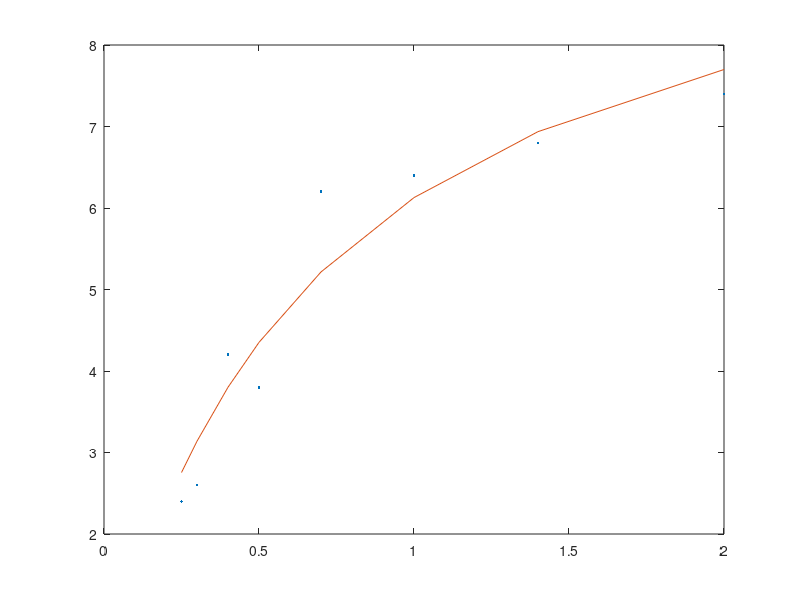

The MATLAB source for this figure:
% concentration of substract:
s = [0.25 	0.30 	0.40 	0.50 	0.70 	1.00 	1.40 	2.00]';
% production velocity:
v = [2.4 	2.6 	4.2 	3.8 	6.2 	6.4 	6.8 	7.4]';

X = 1. ./ s;
Y = -1. ./ v;
A=[X,Y];
b = -1*ones(size(X));
x = A \ b;
Km = x(1);
a = x(2);


function err = michalis(T, X, Y)
  v_pred = (T(1) * X) ./ (X + T(2));
  err = sum((Y - v_pred) .^ 2);
 endfunction
 
 figure(1);
 x0 = sqp([5, 6], @(T)(michalis(T, s, v)));
 
 plot(s, v, '.')
 hold on
 plot(s, (x0(1) * s) ./ (x0(2) + s));
 hold off
